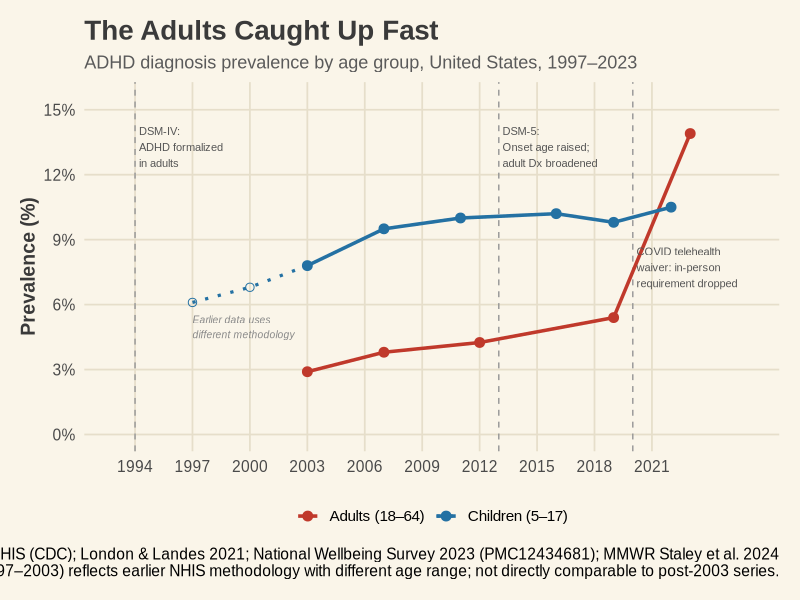

R code for this plot:
# Copyright (c) 2026 Andrew R. Crocker. All rights reserved.
# Notes from the Abstract — https://andrewrcrocker.substack.com

library(ggplot2)

theme_1950s <- function() {
  theme_minimal(base_family = "Arial", base_size = 14) +
    theme(
      plot.background = element_rect(fill = "#FAF5E9", color = NA),
      panel.background = element_rect(fill = "#FAF5E9", color = NA),
      panel.grid.major = element_line(color = "#E6DECA", linewidth = 0.6),
      panel.grid.minor = element_blank(),
      axis.title = element_text(face = "bold", color = "#3A3A3A"),
      axis.text = element_text(color = "#4A4A4A"),
      plot.title = element_text(face = "bold", size = 20, color = "#3A3A3A"),
      plot.subtitle = element_text(size = 13, color = "#5A5A5A"),
      plot.margin = margin(15, 15, 15, 15),
      legend.position = "none"
    )
}

child_early <- data.frame(
  year = c(1997, 2000, 2003),
  prevalence = c(6.1, 6.8, 7.8),
  group = "Children (5–17)"
)

child_data <- data.frame(
  year = c(2003, 2007, 2011, 2016, 2019, 2022),
  prevalence = c(7.8, 9.5, 10.0, 10.2, 9.8, 10.5),
  group = "Children (5–17)"
)

adult_data <- data.frame(
  year = c(2003, 2007, 2012, 2019, 2023),
  prevalence = c(2.9, 3.8, 4.25, 5.4, 13.9),
  group = "Adults (18–64)"
)

df_main <- rbind(adult_data, child_data)

palette <- c("Adults (18–64)" = "#C0392B", "Children (5–17)" = "#2471A3")

p <- ggplot() +
  geom_vline(xintercept = c(1994, 2013, 2020),
             linetype = "dashed", color = "#999999", linewidth = 0.5) +
  geom_line(data = child_early,
            aes(x = year, y = prevalence, color = group),
            linetype = "dotted", linewidth = 1.1) +
  geom_point(data = child_early,
             aes(x = year, y = prevalence, color = group),
             size = 2.5, shape = 1) +
  geom_line(data = df_main,
            aes(x = year, y = prevalence, color = group),
            linewidth = 1.2) +
  geom_point(data = df_main,
             aes(x = year, y = prevalence, color = group),
             size = 3) +
  # Methodological note near early data
  annotate("text", x = 1997, y = 5.5,
           label = "Earlier data uses\ndifferent methodology",
           hjust = 0, vjust = 1, size = 2.6, color = "#888888",
           fontface = "italic", family = "Arial") +
  # DSM-IV annotation — top
  annotate("text", x = 1994.2, y = 14.2,
           label = "DSM-IV:\nADHD formalized\nin adults",
           hjust = 0, vjust = 1, size = 2.8, color = "#555555", family = "Arial") +
  # DSM-5 annotation — top
  annotate("text", x = 2013.2, y = 14.2,
           label = "DSM-5:\nOnset age raised;\nadult Dx broadened",
           hjust = 0, vjust = 1, size = 2.8, color = "#555555", family = "Arial") +
  # COVID annotation — moved BELOW the red line (around y = 6.5, just above children line)
  annotate("text", x = 2020.2, y = 6.8,
           label = "COVID telehealth\nwaiver: in-person\nrequirement dropped",
           hjust = 0, vjust = 0, size = 2.8, color = "#555555", family = "Arial") +
  scale_color_manual(values = palette, name = NULL) +
  scale_x_continuous(breaks = seq(1994, 2023, by = 3),
                     limits = c(1993, 2026)) +
  scale_y_continuous(labels = function(x) paste0(x, "%"),
                     limits = c(0, 15.5),
                     breaks = seq(0, 15, by = 3)) +
  labs(
    title = "The Adults Caught Up Fast",
    subtitle = "ADHD diagnosis prevalence by age group, United States, 1997–2023",
    x = NULL,
    y = "Prevalence (%)",
    caption = "Sources: NHIS (CDC); London & Landes 2021; National Wellbeing Survey 2023 (PMC12434681); MMWR Staley et al. 2024\nDotted segment (1997–2003) reflects earlier NHIS methodology with different age range; not directly comparable to post-2003 series."
  ) +
  theme_1950s() +
  theme(legend.position = "bottom",
        legend.text = element_text(size = 11))

ggsave("/home/claude/adhd_chart.png", plot = p,
       width = 1456, height = 816, units = "px", dpi = 150, bg = "#FAF5E9")
cat("Done\n")
